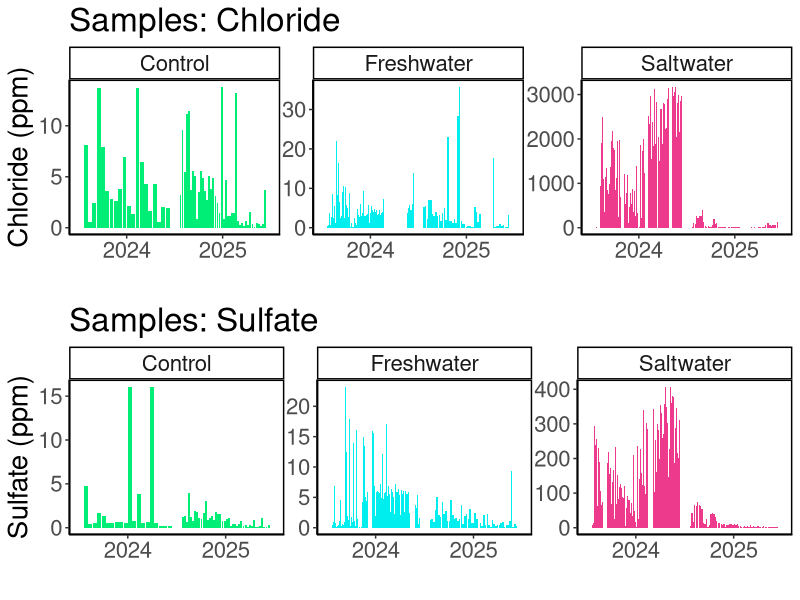
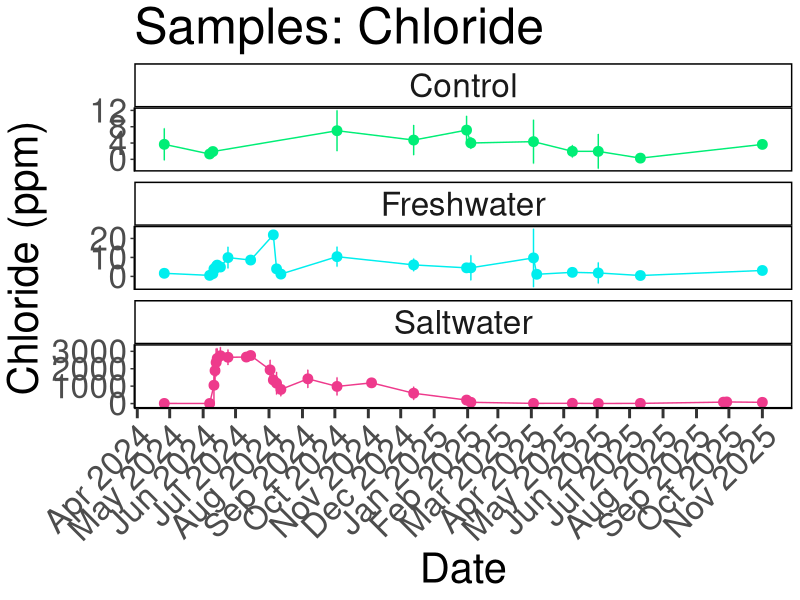
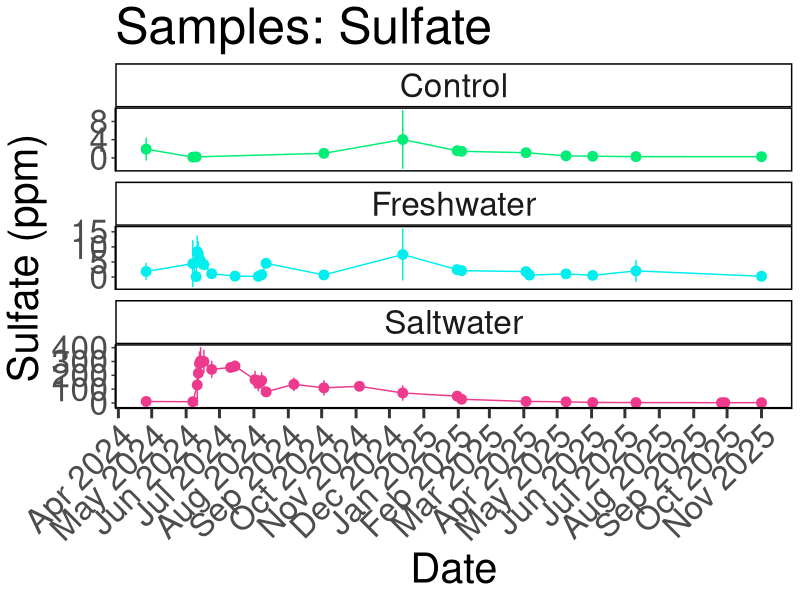
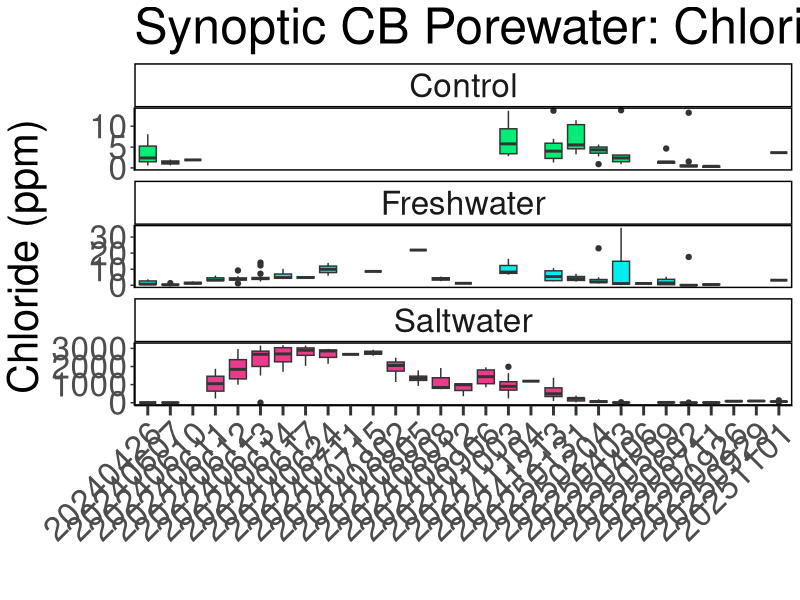
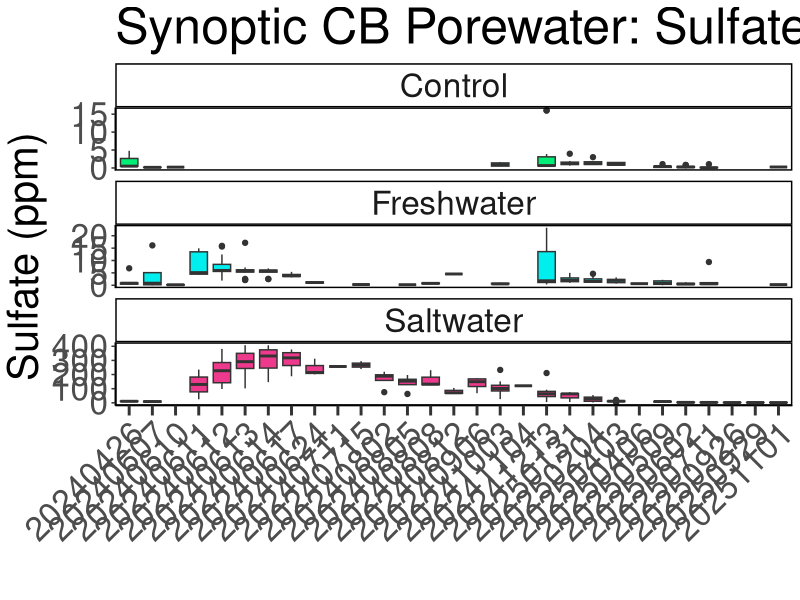

R code for these plots, in order:
## ---- chunk 1
library(dplyr)
library(ggplot2)
library(ggpubr)
library(stringr)
library(readxl)
library(tidyr)
library(tibble)
library(openxlsx)
library(knitr)
## ---- chunk 2

#read in 2024 Dionex Data:
dat24 <- read.csv("2024/COMPASS_TEMPEST_SO4_Cl_2024.csv")
# head(dat24)
colnames(dat24)

#read in 2025 Dionex Data:
dat25 <- read.csv("2025/COMPASS_TEMPEST_SO4_Cl_2025.csv")
# head(dat25)
colnames(dat25)

raw_dat <- bind_rows(dat24, dat25)

##Convert Collection Date into Date format
raw_dat$Collection_Date <- as.character(raw_dat$Collection_Date)
raw_dat$Collection_Date_formatted <- as.Date(raw_dat$Collection_Date, format = "%Y%m%d")

##Extract Year and month from Collection Date
raw_dat$Year <- format(raw_dat$Collection_Date_formatted, format = "%Y")
raw_dat$Month <- format(raw_dat$Collection_Date_formatted, format = "%m")
raw_dat$Day <- format(raw_dat$Collection_Date_formatted, format = "%d")


all_dat <- raw_dat %>%
  mutate(
    Project = "TEMPEST"
  ) %>%
  rename(
    SO4_mM = SO4_Conc_mM, 
    Cl_mM = Cl_Conc_mM
  )%>%
  dplyr::select(
         Project, Sample_ID, Year, Month, Day, 
         Event_Time, Time_of_day, Source, 
         Volume_mL, Collection_Date, 
         SO4_ppm, SO4_mM, SO4_Conc_flag, SO4_QAQC_flag, Cl_ppm, Cl_mM, Cl_Conc_flag, Cl_QAQC_flag, salinity,
         Analysis_rundate,  Run_notes, Field_notes
        # list columns in the order you want them
  )


##Set 4 decimal points max
all_dat <- all_dat %>%
  mutate(across(where(is.numeric), round, digits = 4)) ##This does make all salnities 0 when Cl_ppm is 0 instead of 0.000026

## ---- chunk 3

#pull the column names from the all_dat dataframe and create a new dataframe with them 
metadat <- data.frame(Column_Names = colnames(all_dat))
metadat

metadat$Description <- ""
metadat$Units <- ""
metadat$Instrument_ifapplicable <- ""

#add information about each line: 

metadat$Description <- c("Project name", 
                         "Sample Identifier", 
                         "Year of sample collection", 
                         "Month of sample collection", 
                         "Day of sample collection", 
                         "Event sampling time (T1 through T6)", 
                         "Time of day of sample collection (AM, PM, Midday)",
                         "Source of sample (PW=Porewater, Sourcewater, Rainwater",
                         "Volume of sample collected (mL)", 
                         "Date of sample collection", 
                         "Sulfate concentration in ppm", 
                         "Sulfate concentration in mM", 
                         "Sulfate concentration flag base on standard curve (bdl=below detection limit (0), adl=above detection limit (highest   
                         standard), Within_Range=within detection range)", 
                         "Sulfate QAQC Flags generated during checks of standards, blanks, dups, and spks",
                         "Chloride concentration in ppm", 
                         "Chloride concentration in mM", 
                         "Chloride concentration flag base on standard curve (bdl=below detection limit (0), adl=above detection limit (highest   
                         standard), Within_Range=within detection range)", 
                         "Chloride QAQC Flags generated during checks of standards, blanks, dups, and spks", 
                         "Salinity calculated using the Knudsen equation: Salinity=((1.807*(Chloride ppm)+0.026)/1000", 
                         "The date that samples were run on the Dionex IC", 
                         "Any notes generated during QAQC", 
                         "Notes generated during field sample collection")

metadat$Units <-       c("NA", 
                         "NA",
                         "NA", 
                         "NA",
                         "NA",
                         "NA", 
                         "NA",
                         "NA",
                         "mL", 
                         "NA",
                         "ppm", 
                         "mM", 
                         "NA",
                         "NA", 
                         "ppm", 
                         "mM", 
                         "NA", 
                         "NA", 
                         "ppt", 
                         "NA", 
                         "NA",
                         "NA")

metadat$Instrument_ifapplicable <-  
  
                       c("NA", 
                         "NA",
                         "NA", 
                         "NA",
                         "NA",
                         "NA", 
                         "NA",
                         "NA",
                         "NA", 
                         "NA",
                         "Dionex Integrion HPIC (Thermo Fisher)", 
                         "Dionex Integrion HPIC (Thermo Fisher)", 
                         "NA", 
                         "NA", 
                         "Dionex Integrion HPIC (Thermo Fisher)", 
                         "Dionex Integrion HPIC (Thermo Fisher)", 
                         "NA", 
                         "NA", 
                         "Dionex Integrion HPIC (Thermo Fisher)", 
                         "NA", 
                         "NA",
                         "NA")


## ---- chunk 4

#write out a csv of all the data to the main folder: 
write.csv(all_dat, "COMPASS_TEMPEST_SO4_Cl_AllData.csv")


#write out a csv of the metadata associated with the data: 
write.csv(metadat, "COMPASS_TEMPEST_SO4_Cl_Metadata.csv")

## ---- chunk 5

##Remove Sourcewater
data_plotting <- raw_dat %>%
  filter(!str_detect(Source, "SourceWater")) %>%
  filter(!str_detect(Source, "Rainwater")) 

data_plotting <- data_plotting %>% 
    mutate(
    Zone_1 = case_when(
      Zone == "C" ~ "Control",
      Zone == "FW" ~ "Freshwater",
      Zone == "SW" ~ "Saltwater",
      TRUE ~ Zone  # keep everything else unchanged
    )
  ) %>%
  mutate(Zone_1 = factor(Zone_1, levels = c("Control", "Freshwater", "Saltwater")))

#Plot data by year and change colors based on Zone:
viz_cl_plot <- ggplot(data_plotting, aes(x = as.character(Year), y = Cl_ppm, fill = Zone_1)) +
  geom_bar(stat = "identity", position = position_dodge2(preserve = "total")) +
  facet_wrap( ~ Zone_1, scales="free") +
  scale_fill_manual(values = c(
    "Control" = "springgreen2",
    "Freshwater" = "cyan2",
    "Saltwater" = "violetred2"
  )) +
  theme_classic() +
  labs(x = " ", y = "Chloride (ppm)", title = "Samples: Chloride") +
  theme(
    panel.spacing = unit(.05, "lines"), 
    panel.border = element_rect(color = "black", fill = NA, linewidth = 1)) + 
  theme(text = element_text(size = 20))+ 
  theme(legend.position = "none")

# viz_cl_plot

viz_so4_plot <- ggplot(data_plotting, aes(x = as.character(Year), y = SO4_ppm, fill = Zone_1)) +
  geom_bar(stat = "identity", position = position_dodge2(preserve = "total")) +
  facet_wrap( ~ Zone_1, scales="free") +
  scale_fill_manual(values = c(
    "Control" = "springgreen2",
    "Freshwater" = "cyan2",
    "Saltwater" = "violetred2"
  )) +
  theme_classic() +
  labs(x = " ", y = "Sulfate (ppm)", title = "Samples: Sulfate") +
  theme(
    panel.spacing = unit(.05, "lines"), 
    panel.border = element_rect(color = "black", fill = NA, linewidth = 1)) + 
  theme(text = element_text(size = 20))+ 
  theme(legend.position = "none")

# viz_so4_plot

ggarrange(viz_cl_plot, viz_so4_plot, nrow=2, ncol=1)


## ---- chunk 6

##Summarize SO4 and Cl by Date and Zone
Dionex_avg <- data_plotting %>%
  group_by(Collection_Date_formatted, Zone_1) %>%
   dplyr::summarize(mean_SO4 = mean(SO4_ppm, na.rm=TRUE),
            sd_SO4 = sd(SO4_ppm, na.rm=TRUE),
            mean_Cl = mean(Cl_ppm, na.rm=TRUE),
            sd_Cl = sd(Cl_ppm, na.rm=TRUE))

# Define the specific date breaks you want to display
specific_breaks <- as.Date(c("2024-01-01", "2025-01-01"))

viz_cl_plot_avgs <- ggplot(Dionex_avg, aes(x = Collection_Date_formatted, y = mean_Cl, color = Zone_1)) +
  geom_point(size = 3) + 
  geom_errorbar(aes(ymin = mean_Cl - sd_Cl, ymax = mean_Cl + sd_Cl), width = 0.2) + 
  geom_line() + 
  facet_wrap( ~ Zone_1, scales="free_y", ncol = 1) +
  scale_color_manual(values = c(
    "Control" = "springgreen2",
    "Freshwater" = "cyan2",
    "Saltwater" = "violetred2"
  )) +
  theme_classic() +
  labs(x = "Date", y = "Chloride (ppm)", title = "Samples: Chloride") +
  theme(
    panel.spacing = unit(0.5, "lines"), 
    panel.border = element_rect(color = "black", fill = NA, linewidth = 1)) +
  # theme(axis.text.x = element_text(angle = 90, hjust = 0.5))+ 
  theme(text = element_text(size = 30))+
  scale_x_date(date_labels = "%b %Y", date_breaks = "1 month") + # Format x-axis labels
  theme(axis.ticks.x = element_line(linewidth = 1))+
  theme(axis.ticks.length.x = unit(0.25, "cm"))+ 
  theme(legend.position = "none")+ 
  theme(axis.text.x = element_text(angle = 45, hjust = 1))

viz_cl_plot_avgs


viz_so4_plot_avgs <- ggplot(Dionex_avg, aes(x = Collection_Date_formatted, y = mean_SO4, color = Zone_1)) +
  geom_point(size = 3) + 
  geom_errorbar(aes(ymin = mean_SO4 - sd_SO4, ymax = mean_SO4 + sd_SO4), width = 0.2) + 
  geom_line() + 
  facet_wrap( ~ Zone_1, scales="free_y", ncol = 1) +
  scale_color_manual(values = c(
    "Control" = "springgreen2",
    "Freshwater" = "cyan2",
    "Saltwater" = "violetred2"
  )) +
  theme_classic() +
  labs(x = "Date", y = "Sulfate (ppm)", title = "Samples: Sulfate") +
  theme(
    panel.spacing = unit(0.5, "lines"), 
    panel.border = element_rect(color = "black", fill = NA, linewidth = 1)) +
  # theme(axis.text.x = element_text(angle = 90, hjust = 0.5))+ 
  theme(text = element_text(size = 30))+
  scale_x_date(date_labels = "%b %Y", date_breaks = "1 month") + # Format x-axis labels
  theme(axis.ticks.x = element_line(linewidth = 1))+
  theme(axis.ticks.length.x = unit(0.25, "cm"))+ 
  theme(legend.position = "none")+ 
  theme(axis.text.x = element_text(angle = 45, hjust = 1))

viz_so4_plot_avgs

# ggarrange(viz_cl_plot_avgs, viz_so4_plot_avgs, nrow=1, ncol=2)

## ---- chunk 7

##Boxplot Summarize SO4 and Cl by Date, Site, and Zone
viz_cl_boxplot <- ggplot(data_plotting, aes(x = Collection_Date,  y = Cl_ppm, fill = Zone_1)) +
  geom_boxplot() + 
  facet_wrap( ~ Zone_1, scales="free_y", ncol = 1) +
  # scale_x_discrete(drop = TRUE) +
  scale_fill_manual(values = c(
    "Control" = "springgreen2",
    "Freshwater" = "cyan2",
    "Saltwater" = "violetred2"
  ), labels = c("Control", "Freshwater", "Saltwater")) +
  theme_classic() +
  labs(x = " ", y = "Chloride (ppm)", title = "Synoptic CB Porewater: Chloride") +
  theme(
    panel.spacing = unit(0.5, "lines"), 
    panel.border = element_rect(color = "black", fill = NA, linewidth = 1)) +
  theme(axis.text.x = element_text(angle = 45, vjust = 1, hjust = 1))+ 
  theme(text = element_text(size = 30))+
  theme(axis.ticks.x = element_line(linewidth = 1))+
  theme(axis.ticks.length.x = unit(0.25, "cm"))+ 
  theme(legend.position = "none")

viz_cl_boxplot


viz_so4_boxplot <- ggplot(data_plotting, aes(x = Collection_Date,  y = SO4_ppm, fill = Zone_1)) +
  geom_boxplot() + 
  facet_wrap( ~ Zone_1, scales="free_y", ncol = 1) +
  scale_x_discrete(drop = TRUE) +
  scale_fill_manual(values = c(
    "Control" = "springgreen2",
    "Freshwater" = "cyan2",
    "Saltwater" = "violetred2"
  ), labels = c("Control", "Freshwater", "Saltwater")) +
  theme_classic() +
  labs(x = " ", y = "Sulfate (ppm)", title = "Synoptic CB Porewater: Sulfate") +
  theme(
    panel.spacing = unit(0.5, "lines"), 
    panel.border = element_rect(color = "black", fill = NA, linewidth = 1)) +
  theme(axis.text.x = element_text(angle = 45, vjust = 1, hjust = 1))+ 
  theme(text = element_text(size = 30))+
  theme(axis.ticks.x = element_line(linewidth = 1))+
  theme(axis.ticks.length.x = unit(0.25, "cm"))+ 
  #scale_x_discrete(labels = c("Upland", "Swamp", "Transition", "Wetland", "Surface Water"))+ 
  theme(legend.position = "none")

viz_so4_boxplot

# ggarrange(viz_cl_boxplot, viz_so4_boxplot, nrow=1, ncol=2)

# # Save as a PNG
# png("COMPASS_SynopticCB_Cl_alldata.png", width = 2000, height = 1200, res = 100) 
# print(viz_cl_boxplot)  # For ggplot objects, use print()
# dev.off() 
# 
# # Save as a PNG
# png("COMPASS_SynopticCB_SO4_alldata.png", width = 2000, height = 1200, res = 100) 
# print(viz_so4_boxplot)  # For ggplot objects, use print()
# dev.off() 

## ---- chunk 8
# It would also be great to add to our collation codes a summary chunk that will calculate value ranges, means, and standard deviations (and errors) for each site, zone, depth for each year; also for each site zone, depth overall; and for each site and zone overall so that we have some easy access to metrics. Was just thinking this might be helpful today when re-collating the DIC data.

colnames(data_plotting)

##Metrics for each zone for each year
summary_by_year <- data_plotting %>%
  group_by(Year, Zone_1) %>%
   reframe(
     min_Cl_ppm = min(Cl_ppm, na.rm=TRUE),
     max_Cl_ppm = max(Cl_ppm, na.rm=TRUE), 
     mean_Cl_ppm = mean(Cl_ppm, na.rm=TRUE), 
     sd_Cl_ppm = sd(Cl_ppm, na.rm=TRUE), 

     min_SO4_ppm = min(SO4_ppm, na.rm=TRUE),
     max_SO4_ppm = max(SO4_ppm, na.rm=TRUE), 
     mean_SO4_ppm = mean(SO4_ppm, na.rm=TRUE), 
     sd_SO4_ppm = sd(SO4_ppm, na.rm=TRUE))

##Metrics for each zone for all years
summary_all_years <- data_plotting %>%
  group_by(Zone_1) %>%
   reframe(
     min_Cl_ppm = min(Cl_ppm, na.rm=TRUE),
     max_Cl_ppm = max(Cl_ppm, na.rm=TRUE), 
     mean_Cl_ppm = mean(Cl_ppm, na.rm=TRUE), 
     sd_Cl_ppm = sd(Cl_ppm, na.rm=TRUE), 

     min_SO4_ppm = min(SO4_ppm, na.rm=TRUE),
     max_SO4_ppm = max(SO4_ppm, na.rm=TRUE), 
     mean_SO4_ppm = mean(SO4_ppm, na.rm=TRUE), 
     sd_SO4_ppm = sd(SO4_ppm, na.rm=TRUE))

## ---- chunk 9

library(kableExtra)

kable(
  summary_by_year[, c("Year", "Zone_1", "min_Cl_ppm",	"max_Cl_ppm",	"mean_Cl_ppm", "min_SO4_ppm",	"max_SO4_ppm",	"mean_SO4_ppm")],  
  format = "latex",
  booktabs = TRUE,
  caption = "Summary Statistics by Year"
) %>%
  kable_styling(
    latex_options = c("hold_position", "striped", "scale_down"),
    font_size = 12
  ) %>%
  row_spec(0, bold = TRUE) %>%   # header
  column_spec(1, bold = TRUE)

kable(
  summary_all_years[, c("Zone_1", "min_Cl_ppm",	"max_Cl_ppm",	"mean_Cl_ppm", "min_SO4_ppm",	"max_SO4_ppm",	"mean_SO4_ppm")],  
  format = "latex",
  booktabs = TRUE,
  caption = "Summary Statistics by Zone"
) %>%
  kable_styling(
    latex_options = c("hold_position", "striped", "scale_down"),
    font_size = 12
  ) %>%
  row_spec(0, bold = TRUE) %>%   # header
  column_spec(1, bold = TRUE)

## ---- chunk 10

#write out a csv of all the data to the main folder: 
write.csv(summary_by_year, "COMPASS_TEMPEST_PW_SO4_Cl_Summarized_By_Year.csv")

#write out a csv of the metadata associated with the data: 
write.csv(summary_all_years, "COMPASS_TEMPEST_PW_SO4_Cl_Summarized_Years_Combined.csv")
